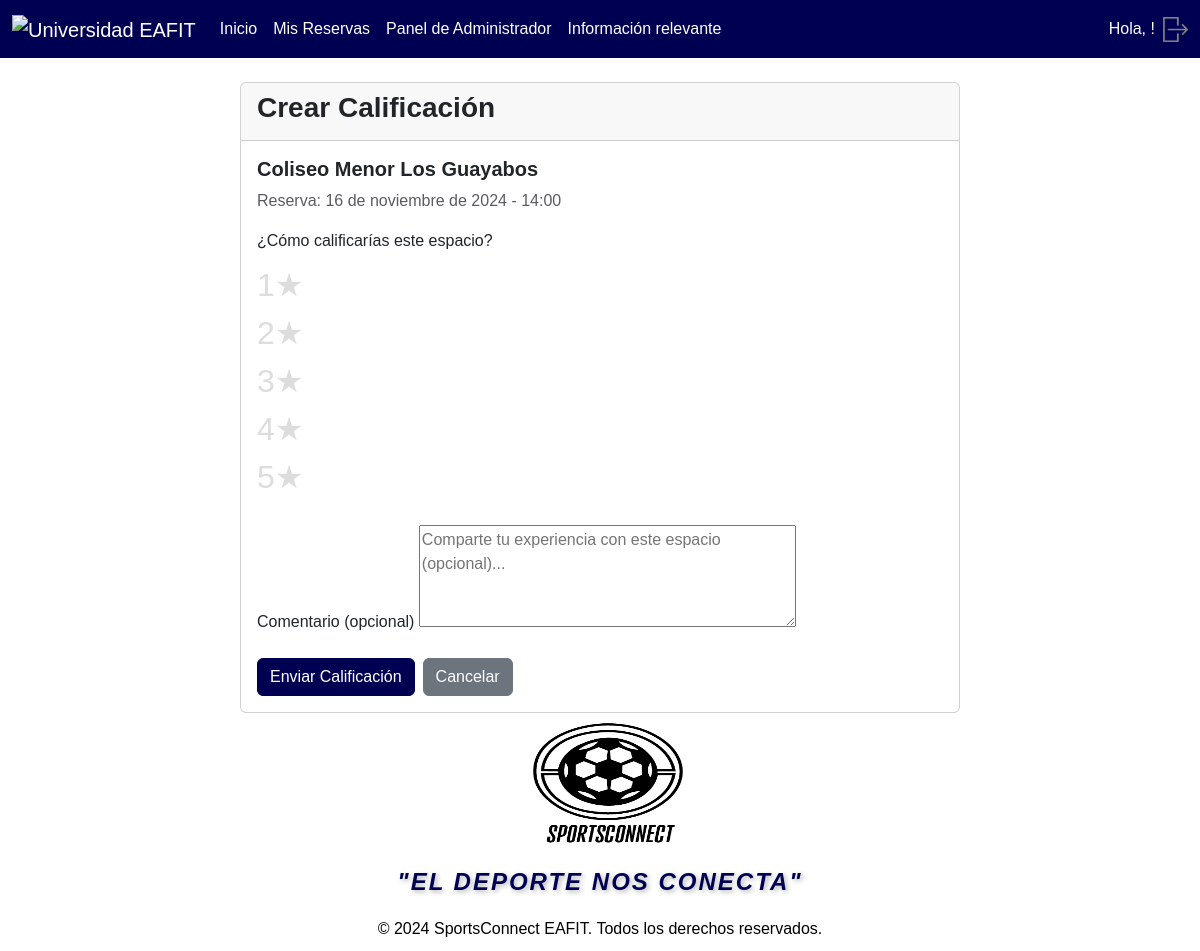
/rating/create/24/ (signed in), run on the app's committed database.
### facility/models.py (models this page shows, shortened)
class Facilities(models.Model):
    idFacility = models.AutoField(primary_key=True)
    name = models.CharField(max_length=100)
    description = models.TextField(null=True, blank=True)
    image = models.ImageField(upload_to='reservation/facilities/')

class Availability(models.Model):
    facilities = models.ForeignKey(Facilities, null=True, on_delete=models.CASCADE)
    date = models.DateField(default=timezone.now)
    time_slot = models.TimeField()
    is_restricted = models.BooleanField(default=False)
    class Meta:
        unique_together = ('facilities', 'date', 'time_slot')

### reservation/models.py (models this page shows, shortened)
class Reservation(models.Model):
    idUser = models.ForeignKey(settings.AUTH_USER_MODEL, on_delete=models.CASCADE)
    facilities = models.ForeignKey(Facilities, on_delete=models.CASCADE)
    availability = models.ForeignKey(Availability, on_delete=models.CASCADE)
    date = models.DateField(null=True, blank=True)

### rating/views.py (the view)
# urls.py: path('create/<int:reservation_id>/', views.create_rating, name='create_rating'),
@login_required
def create_rating(request, reservation_id):
    reservation = get_object_or_404(Reservation, id=reservation_id)
    if reservation.idUser != request.user:
        return HttpResponseForbidden("No puedes calificar una reserva que no es tuya.")
    reservation_datetime = timezone.make_aware(
        timezone.datetime.combine(reservation.date, reservation.availability.time_slot)
    )
    if reservation_datetime > timezone.now():
        messages.error(request, "Solo puedes calificar espacios después de usar tu reserva.")
        return redirect('Historial')
    if hasattr(reservation, 'rating'):
        messages.info(request, "Ya calificaste esta reserva.")
        return redirect('view_rating', rating_id=reservation.rating.id)
    if request.method == 'POST':
        form = RatingForm(request.POST)
        if form.is_valid():
            rating = form.save(commit=False)
            rating.user = request.user
            rating.facility = reservation.facilities
            rating.reservation = reservation
            rating.save()
            messages.success(request, f"¡Gracias por calificar {reservation.facilities.name}!")
            return redirect('Historial')
    else:
        form = RatingForm()
    context = {
        'form': form,
        'reservation': reservation,
        'facility': reservation.facilities
    }
    return render(request, 'rating/create_rating.html', context)

### rating/forms.py
class RatingForm(forms.ModelForm):
    class Meta:
        model = Rating
        fields = ['stars', 'comment']
        widgets = {
            'stars': forms.RadioSelect(choices=[(i, f'{i}★') for i in range(1, 6)]),
            'comment': forms.Textarea(attrs={
                'rows': 4,
                'placeholder': 'Comparte tu experiencia con este espacio (opcional)...'
            }),
        }
        labels = {
            'stars': '¿Cómo calificarías este espacio?',
            'comment': 'Comentario (opcional)'
        }

### rating/templates/rating/create_rating.html (shortened to what this page needs)
{% extends 'base.html' %}
{% block content %}
<div class="container mt-4">
    <div class="row justify-content-center">
        <div class="col-md-8">
            <div class="card">
                <div class="card-header">
                    <h3>{% if is_edit %}Editar{% else %}Crear{% endif %} Calificación</h3>
                </div>
                <div class="card-body">
                    {% if not is_edit %}
                    <div class="mb-3">
                        <h5>{{ facility.name }}</h5>
                        <p class="text-muted">
                            Reserva: {{ reservation.date }} - {{ reservation.availability.time_slot }}
                        </p>
                    </div>
                    {% endif %}
                    <form method="post">
                        <div class="mb-4">
                            <label class="form-label">{{ form.stars.label }}</label>
                            <div class="rating-stars">
                                {{ form.stars }}
                            </div>
                        </div>
                        <div class="mb-3">
                            <label class="form-label">{{ form.comment.label }}</label>
                            {{ form.comment }}
                        </div>
                        <div class="d-flex gap-2">
                            <button type="submit" class="btn btn-primary">
                                {% if is_edit %}Actualizar{% else %}Enviar{% endif %} Calificación
                            </button>
                            <a href="{% url 'Historial' %}" class="btn btn-secondary">Cancelar</a>
                        </div>
                    </form>
                </div>
            </div>
        </div>
    </div>
</div>
{% endblock %}

### SportsConnect/templates/base.html (style rules this page uses)
html, body { height: 100%; background-color: #ffffff; color: #000000; font-family: 'Helvetica', sans-serif; }
h1, h2, h3, h4, h5, h6 { font-weight: bold; font-family: 'Helvetica', sans-serif; }
.btn-primary { background-color: #000053; border-color: #000053; font-family: 'Helvetica', sans-serif; }

### rating/templates/rating/create_rating.html (style rules this page uses)
.rating-stars label { font-size: 2rem; cursor: pointer; color: #ddd; transition: color 0.2s; }

### data on the page
Facilities: name "Coliseo Menor Los Guayabos"
Reservation: date "16 de noviembre de 2024", availability.time_slot "14:00"
